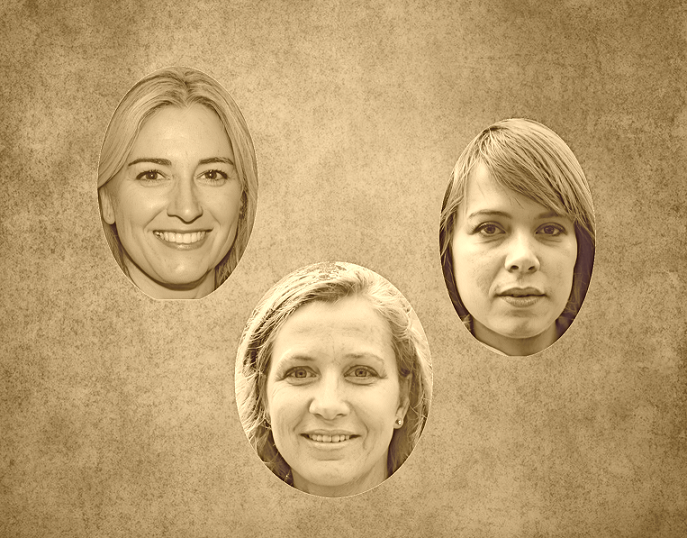
%> input picture testImGeneal.png, 687 x 538 px
$ octave autoFaceTag.m   (GNU Octave 9; MATLAB toolbox functions it lacks are replaced by stand-ins)
%> lines starting %> are read from the running program, lines starting %| are printed output that depends on the picture
%prompts user to load picture file
fileName = uigetfile('*.jpg; *.png');
%> the answer given: testImGeneal.png
myIm = imread(fileName);
%> myIm is the input picture: size 538x687x3 uint8; mean R, G, B 188.3, 159.3, 112.7

%tests if colour image; we want grayscale
if size(myIm, 3) == 3
    grayIm = rgb2gray(myIm);
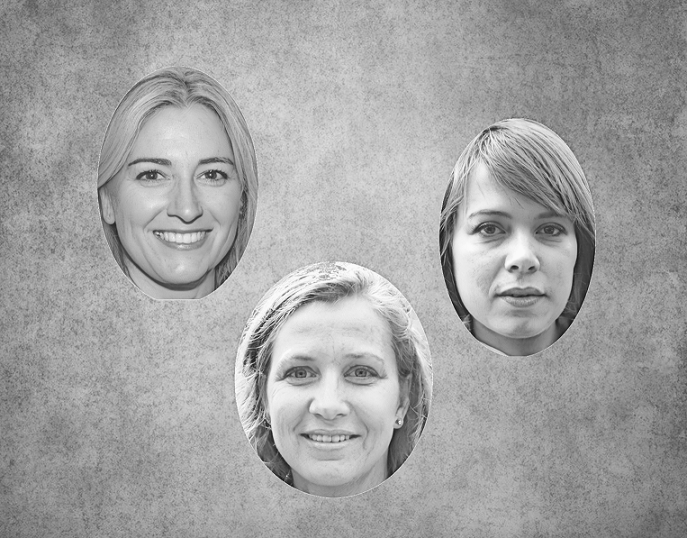
%> grayIm: size 538x687 uint8; min 15, max 252, mean 162.6
else
    grayIm = myIm;
end

%resizes image, saves new version
smallIm = imadjust(imresize(grayIm, [800, NaN]));
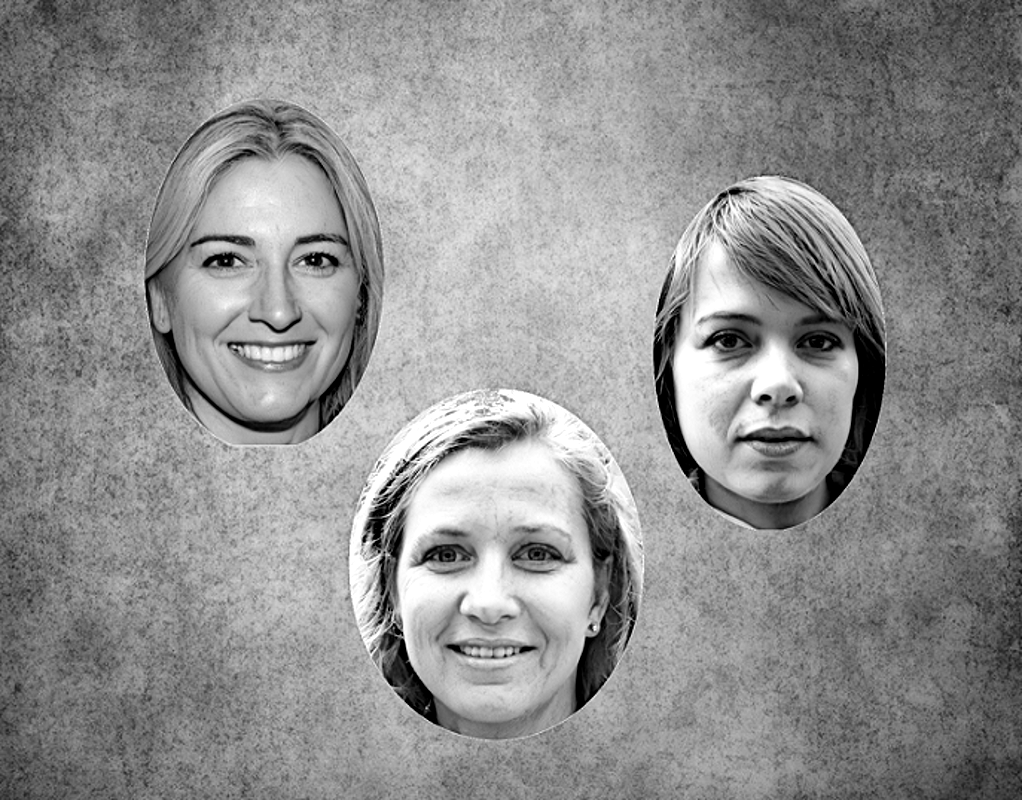
%> smallIm: size 800x1022 uint8; min 0, max 255, mean 143
heightIm = size(smallIm,2);
%> heightIm = 1022
newImName = [fileName(1:end-4) 'Tag.png'];
imwrite(smallIm, newImName);

%creates and starts writing html
fidHtm = fopen([fileName(1:end-4) 'Tag.html'], 'w');
stringHeader = ['<img src="' newImName '" width="' num2str(heightIm) '" height="800" usemap="#myMap">'];
fprintf(fidHtm, '%s\r\n', stringHeader);
fprintf(fidHtm, '%s\r\n', '<map name="myMap">');

%detects faces and diplays bounding boxes
faceDetector = vision.CascadeObjectDetector();
%> (the run ends here)
